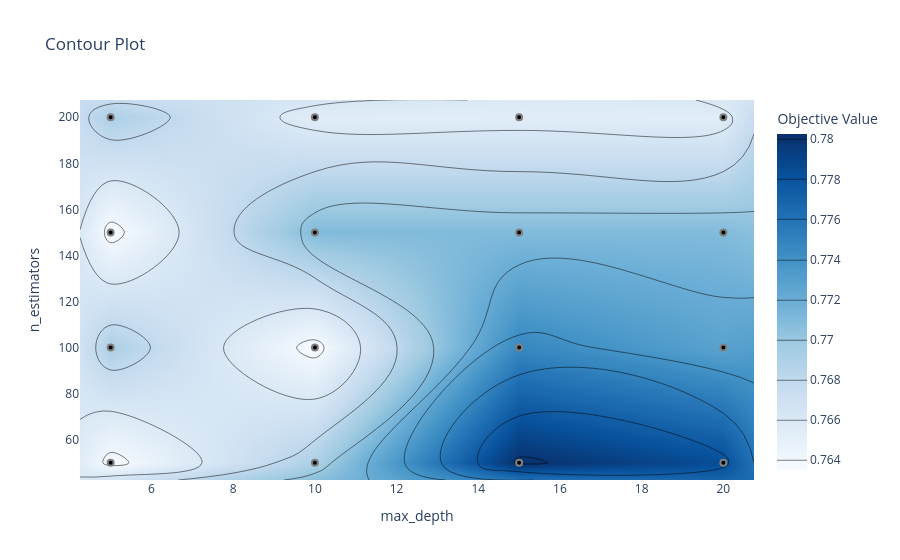

Notebook code cell kept with this figure:
### Code cell
# 4. Contour Plot
plot_contour(study).show()

### Figure 1 — Plotly figure (JSON) as saved in the notebook; plotly's stock layout.template omitted (floating-point values rounded to 4 significant figures)
{"data": [{"colorbar": {"title": {"text": "Objective Value"}}, "colorscale": [[0, "rgb(247,251,255)"], [0.125, "rgb(222,235,247)"], [0.25, "rgb(198,219,239)"], [0.375, "rgb(158,202,225)"], [0.5, "rgb(107,174,214)"], [0.625, "rgb(66,146,198)"], [0.75, "rgb(33,113,181)"], [0.875, "rgb(8,81,156)"], [1, "rgb(8,48,107)"]], "connectgaps": true, "contours": {"coloring": "heatmap"}, "hoverinfo": "none", "line": {"smoothing": 1.3}, "reversescale": false, "type": "contour", "x": [4.25, 5, 10, 15, 20, 20.75], "y": [42.5, 50, 100, 150, 200, 207.5], "z": [[NaN, NaN, NaN, NaN, NaN, NaN], [NaN, 0.7635, 0.7691, 0.7803, 0.7784, NaN], [NaN, 0.7691, 0.7635, 0.7747, 0.7728, NaN], [NaN, 0.7635, 0.7709, 0.7709, 0.7709, NaN], [NaN, 0.7691, 0.7654, 0.7654, 0.7654, NaN], [NaN, NaN, NaN, NaN, NaN, NaN]]}, {"marker": {"color": "black", "line": {"color": "Gray", "width": 2}}, "mode": "markers", "name": "Feasible Trial", "showlegend": false, "type": "scatter", "x": [5, 10, 15, 15, 20, 10, 5, 20, 15, 10, 20, 15, 5, 5, 10, 20], "y": [100, 150, 50, 100, 100, 50, 150, 150, 150, 200, 200, 200, 200, 50, 100, 50]}, {"marker": {"color": "#cccccc", "line": {"color": "Gray", "width": 2}}, "mode": "markers", "name": "Infeasible Trial", "showlegend": false, "type": "scatter", "x": [], "y": []}], "layout": {"title": {"text": "Contour Plot"}, "xaxis": {"range": [4.25, 20.75], "title": {"text": "max_depth"}}, "yaxis": {"range": [42.5, 207.5], "title": {"text": "n_estimators"}}}}
